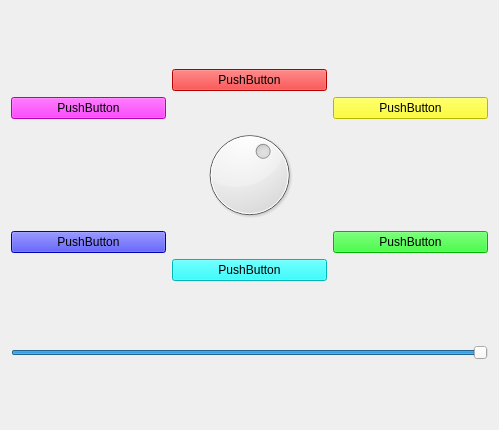
<?xml version="1.0" encoding="UTF-8"?>
<ui version="4.0">
 <class>Colors</class>
 <widget class="QWidget" name="Colors">
  <property name="geometry">
   <rect>
    <x>0</x>
    <y>0</y>
    <width>499</width>
    <height>430</height>
   </rect>
  </property>
  <property name="windowTitle">
   <string>Form</string>
  </property>
  <layout class="QVBoxLayout" name="verticalLayout_2">
   <item>
    <layout class="QGridLayout" name="gridLayout">
     <item row="1" column="2">
      <widget class="MyPushButton" name="pushButton">
       <property name="styleSheet">
        <string notr="true">background-color: rgb(255, 255, 0);</string>
       </property>
       <property name="text">
        <string>PushButton</string>
       </property>
      </widget>
     </item>
     <item row="0" column="1">
      <widget class="MyPushButton" name="pushButton_3">
       <property name="styleSheet">
        <string notr="true">background-color: rgb(255, 0, 0);</string>
       </property>
       <property name="text">
        <string>PushButton</string>
       </property>
      </widget>
     </item>
     <item row="3" column="2">
      <widget class="MyPushButton" name="pushButton_8">
       <property name="styleSheet">
        <string notr="true">background-color: rgb(0, 255, 0);</string>
       </property>
       <property name="text">
        <string>PushButton</string>
       </property>
      </widget>
     </item>
     <item row="3" column="0">
      <widget class="MyPushButton" name="pushButton_7">
       <property name="styleSheet">
        <string notr="true">background-color: rgb(0, 0, 255);</string>
       </property>
       <property name="text">
        <string>PushButton</string>
       </property>
      </widget>
     </item>
     <item row="1" column="0">
      <widget class="MyPushButton" name="pushButton_6">
       <property name="styleSheet">
        <string notr="true">background-color: rgb(255, 0, 255);</string>
       </property>
       <property name="text">
        <string>PushButton</string>
       </property>
      </widget>
     </item>
     <item row="4" column="1">
      <widget class="MyPushButton" name="pushButton_5">
       <property name="styleSheet">
        <string notr="true">background-color: rgb(0, 255, 255);</string>
       </property>
       <property name="text">
        <string>PushButton</string>
       </property>
      </widget>
     </item>
     <item row="2" column="1">
      <widget class="QDial" name="dial">
       <property name="sizePolicy">
        <sizepolicy hsizetype="Fixed" vsizetype="Fixed">
         <horstretch>0</horstretch>
         <verstretch>0</verstretch>
        </sizepolicy>
       </property>
       <property name="maximumSize">
        <size>
         <width>500</width>
         <height>100</height>
        </size>
       </property>
       <property name="maximum">
        <number>5</number>
       </property>
       <property name="sliderPosition">
        <number>3</number>
       </property>
      </widget>
     </item>
    </layout>
   </item>
   <item>
    <widget class="QSlider" name="horizontalSlider">
     <property name="minimum">
      <number>0</number>
     </property>
     <property name="maximum">
      <number>255</number>
     </property>
     <property name="value">
      <number>255</number>
     </property>
     <property name="orientation">
      <enum>Qt::Horizontal</enum>
     </property>
     <property name="invertedAppearance">
      <bool>false</bool>
     </property>
     <property name="invertedControls">
      <bool>false</bool>
     </property>
    </widget>
   </item>
  </layout>
 </widget>
 <customwidgets>
  <customwidget>
   <class>MyPushButton</class>
   <extends>QPushButton</extends>
   <header>MyPushButton.h</header>
   <slots>
    <slot>rotateColor(int)</slot>
    <slot>intensity(int)</slot>
   </slots>
  </customwidget>
 </customwidgets>
 <resources/>
 <connections>
  <connection>
   <sender>dial</sender>
   <signal>sliderMoved(int)</signal>
   <receiver>pushButton_3</receiver>
   <slot>rotateColor(int)</slot>
   <hints>
    <hint type="sourcelabel">
     <x>229</x>
     <y>154</y>
    </hint>
    <hint type="destinationlabel">
     <x>234</x>
     <y>29</y>
    </hint>
   </hints>
  </connection>
  <connection>
   <sender>dial</sender>
   <signal>sliderMoved(int)</signal>
   <receiver>pushButton_6</receiver>
   <slot>rotateColor(int)</slot>
   <hints>
    <hint type="sourcelabel">
     <x>205</x>
     <y>179</y>
    </hint>
    <hint type="destinationlabel">
     <x>94</x>
     <y>59</y>
    </hint>
   </hints>
  </connection>
  <connection>
   <sender>dial</sender>
   <signal>sliderMoved(int)</signal>
   <receiver>pushButton_7</receiver>
   <slot>rotateColor(int)</slot>
   <hints>
    <hint type="sourcelabel">
     <x>185</x>
     <y>154</y>
    </hint>
    <hint type="destinationlabel">
     <x>100</x>
     <y>205</y>
    </hint>
   </hints>
  </connection>
  <connection>
   <sender>dial</sender>
   <signal>sliderMoved(int)</signal>
   <receiver>pushButton_5</receiver>
   <slot>rotateColor(int)</slot>
   <hints>
    <hint type="sourcelabel">
     <x>288</x>
     <y>179</y>
    </hint>
    <hint type="destinationlabel">
     <x>273</x>
     <y>245</y>
    </hint>
   </hints>
  </connection>
  <connection>
   <sender>dial</sender>
   <signal>sliderMoved(int)</signal>
   <receiver>pushButton_8</receiver>
   <slot>rotateColor(int)</slot>
   <hints>
    <hint type="sourcelabel">
     <x>308</x>
     <y>150</y>
    </hint>
    <hint type="destinationlabel">
     <x>380</x>
     <y>208</y>
    </hint>
   </hints>
  </connection>
  <connection>
   <sender>dial</sender>
   <signal>sliderMoved(int)</signal>
   <receiver>pushButton</receiver>
   <slot>rotateColor(int)</slot>
   <hints>
    <hint type="sourcelabel">
     <x>287</x>
     <y>127</y>
    </hint>
    <hint type="destinationlabel">
     <x>390</x>
     <y>76</y>
    </hint>
   </hints>
  </connection>
  <connection>
   <sender>horizontalSlider</sender>
   <signal>sliderMoved(int)</signal>
   <receiver>pushButton_7</receiver>
   <slot>intensity(int)</slot>
   <hints>
    <hint type="sourcelabel">
     <x>119</x>
     <y>277</y>
    </hint>
    <hint type="destinationlabel">
     <x>127</x>
     <y>218</y>
    </hint>
   </hints>
  </connection>
  <connection>
   <sender>horizontalSlider</sender>
   <signal>sliderMoved(int)</signal>
   <receiver>pushButton_5</receiver>
   <slot>intensity(int)</slot>
   <hints>
    <hint type="sourcelabel">
     <x>231</x>
     <y>274</y>
    </hint>
    <hint type="destinationlabel">
     <x>231</x>
     <y>250</y>
    </hint>
   </hints>
  </connection>
  <connection>
   <sender>horizontalSlider</sender>
   <signal>sliderMoved(int)</signal>
   <receiver>pushButton_8</receiver>
   <slot>intensity(int)</slot>
   <hints>
    <hint type="sourcelabel">
     <x>389</x>
     <y>279</y>
    </hint>
    <hint type="destinationlabel">
     <x>392</x>
     <y>213</y>
    </hint>
   </hints>
  </connection>
  <connection>
   <sender>horizontalSlider</sender>
   <signal>sliderMoved(int)</signal>
   <receiver>pushButton_6</receiver>
   <slot>intensity(int)</slot>
   <hints>
    <hint type="sourcelabel">
     <x>43</x>
     <y>276</y>
    </hint>
    <hint type="destinationlabel">
     <x>43</x>
     <y>62</y>
    </hint>
   </hints>
  </connection>
  <connection>
   <sender>horizontalSlider</sender>
   <signal>sliderMoved(int)</signal>
   <receiver>pushButton</receiver>
   <slot>intensity(int)</slot>
   <hints>
    <hint type="sourcelabel">
     <x>429</x>
     <y>280</y>
    </hint>
    <hint type="destinationlabel">
     <x>427</x>
     <y>67</y>
    </hint>
   </hints>
  </connection>
  <connection>
   <sender>horizontalSlider</sender>
   <signal>sliderMoved(int)</signal>
   <receiver>pushButton_3</receiver>
   <slot>intensity(int)</slot>
   <hints>
    <hint type="sourcelabel">
     <x>204</x>
     <y>279</y>
    </hint>
    <hint type="destinationlabel">
     <x>211</x>
     <y>21</y>
    </hint>
   </hints>
  </connection>
 </connections>
</ui>
